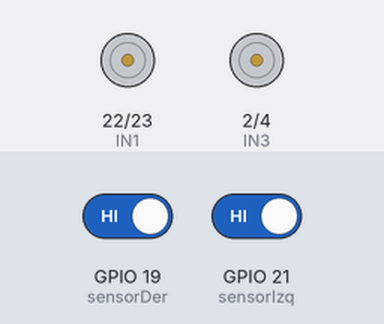
This sketch was run on a simulated ESP32. Shown: motor-driver pin pairs drawn as motors (green arrow = first pin HIGH = forward, orange = second pin HIGH = backward, longer = more drive, scaled by the enable pin). Inputs (shaded band) come from the test bench; at power-on: GPIO 19 (sensorDer) HIGH, GPIO 21 (sensorIzq) HIGH.

Above: at 1.2 s.
1.3 s: GPIO 19 (sensorDer) driven LOW
At 1.8 s:
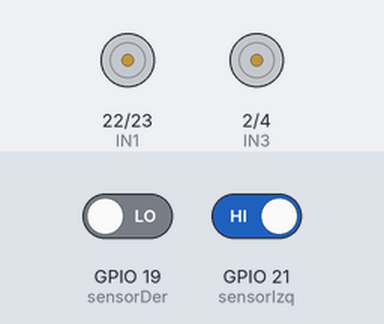
2.8 s: GPIO 21 (sensorIzq) driven LOW
At 3.1 s:
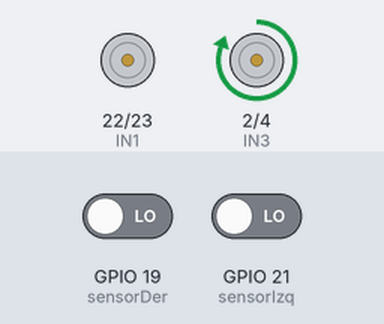
5.8 s: GPIO 19 (sensorDer) driven HIGH
At 6.8 s:
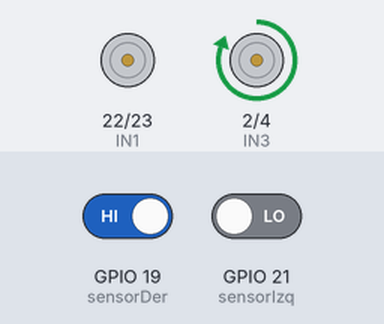
8.8 s: GPIO 19 (sensorDer) driven LOW
At 9.3 s:
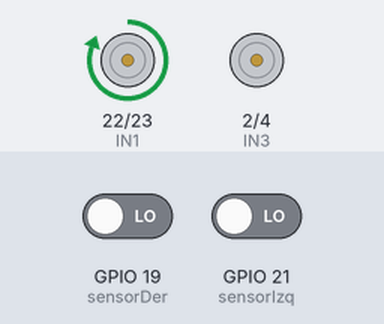
11.8 s: GPIO 21 (sensorIzq) driven HIGH
At 13.0 s:
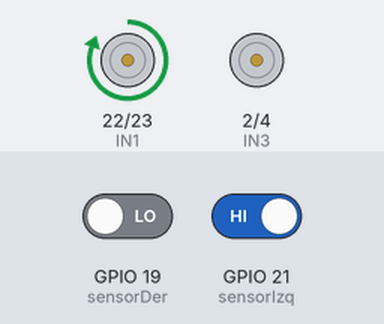
14.8 s: GPIO 21 (sensorIzq) driven LOW
At 15.5 s:
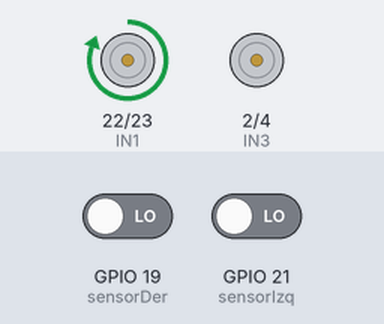
Timing chart, 0 to 65.3 s (numbered marks = the images above; inputs shaded):
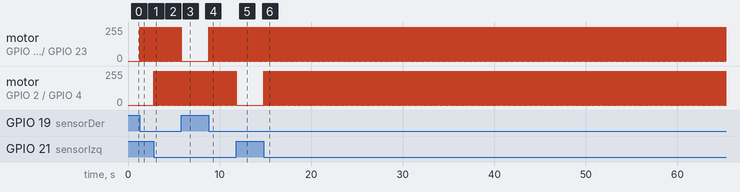

Measured:
- after the input at 1.3 s, motor on GPIO 22 (IN1) / GPIO 23 (IN2): alternates forward 255/255 for 0.02 s and stopped for 0.02 s, starting at once
- after the input at 2.8 s, motor on GPIO 2 (IN3) / GPIO 4 (IN4): alternates forward 255/255 for 0.02 s and stopped for 0.02 s, starting at once
- after the input at 5.8 s, motor on GPIO 22 (IN1) / GPIO 23 (IN2): stops changing and stays stopped
- after the input at 8.8 s, motor on GPIO 22 (IN1) / GPIO 23 (IN2): alternates forward 255/255 for 0.02 s and stopped for 0.02 s, starting at once
- after the input at 11.8 s, motor on GPIO 2 (IN3) / GPIO 4 (IN4): goes on until 11.8 s, then stays stopped
- after the input at 14.8 s, motor on GPIO 2 (IN3) / GPIO 4 (IN4): alternates forward 255/255 for 0.02 s and stopped for 0.02 s, starting at once

The sketch:

CodSegLineESP32.ino
```cpp
// Pines de sensores
const int sensorIzq = 21;
const int sensorDer = 19;

// Pines del puente H
const int IN1 = 22;
const int IN2 = 23;
const int IN3 = 2;
const int IN4 = 4;
const int ENA = 5;    // PWM manual
const int ENB = 18;   // PWM manual

// Variables de PWM
const int periodoPWM = 16666; // ~60 Hz
int dutyENA = 255; // Valor de 0 a 255
int dutyENB = 255;

void setup() {
  pinMode(sensorIzq, INPUT);
  pinMode(sensorDer, INPUT);

  pinMode(IN1, OUTPUT);
  pinMode(IN2, OUTPUT);
  pinMode(IN3, OUTPUT);
  pinMode(IN4, OUTPUT);

  pinMode(ENA, OUTPUT);
  pinMode(ENB, OUTPUT);
}

void loop() {
  int valIzq = digitalRead(sensorIzq);
  int valDer = digitalRead(sensorDer);

  // Invertimos la lógica
  if (valIzq == 0 && valDer == 0) {
    avanzar();
  }
  else if (valIzq == 1 && valDer == 0) {
    girarDerecha();
  }
  else if (valIzq == 0 && valDer == 1) {
    girarIzquierda();
  }
  else {
    detener();
  }

  // Generación PWM manual
  int tiempoHighENA = map(dutyENA, 0, 255, 0, periodoPWM);
  int tiempoHighENB = map(dutyENB, 0, 255, 0, periodoPWM);

  // Pulso para ENA
  digitalWrite(ENA, HIGH);
  delayMicroseconds(tiempoHighENA);
  digitalWrite(ENA, LOW);
  delayMicroseconds(periodoPWM - tiempoHighENA);

  // Pulso para ENB
  digitalWrite(ENB, HIGH);
  delayMicroseconds(tiempoHighENB);
  digitalWrite(ENB, LOW);
  delayMicroseconds(periodoPWM - tiempoHighENB);
}

// Funciones de movimiento
void avanzar() {
  digitalWrite(IN1, HIGH);
  digitalWrite(IN2, LOW);
  digitalWrite(IN3, HIGH);
  digitalWrite(IN4, LOW);
  dutyENA = 255;
  dutyENB = 255;
}

void girarIzquierda() {
  digitalWrite(IN1, LOW);
  digitalWrite(IN2, LOW);
  digitalWrite(IN3, HIGH);
  digitalWrite(IN4, LOW);
  dutyENA = 0;
  dutyENB = 255;
}

void girarDerecha() {
  digitalWrite(IN1, HIGH);
  digitalWrite(IN2, LOW);
  digitalWrite(IN3, LOW);
  digitalWrite(IN4, LOW);
  dutyENA = 255;
  dutyENB = 0;
}

void detener() {
  digitalWrite(IN1, LOW);
  digitalWrite(IN2, LOW);
  digitalWrite(IN3, LOW);
  digitalWrite(IN4, LOW);
  dutyENA = 0;
  dutyENB = 0;
}
```
